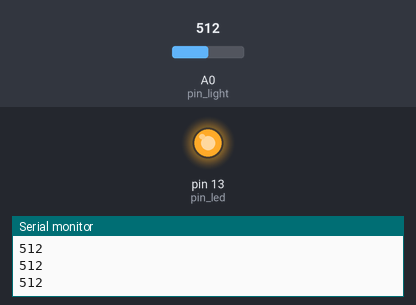
Simulated run of this sketch. Board: Arduino Uno, built with avr-gcc and run on an emulated ATmega328P. Shown: output pins drawn as LEDs (lit = HIGH), the last lines printed to the serial monitor. The inputs (shaded band) are chosen by the test bench; at power-on: A0 (pin_light) = 512.

Above: at 1.2 s.
1.3 s: A0 (pin_light) set to 785
2.8 s: A0 (pin_light) set to 812
At 3.2 s:
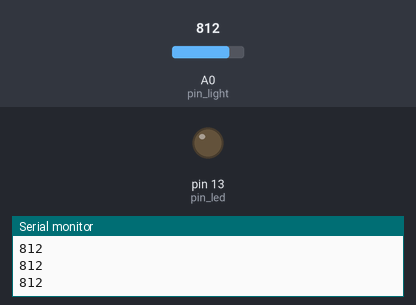
4.3 s: A0 (pin_light) set to 790
At 5.5 s:
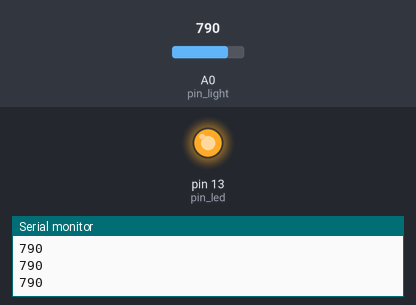
5.8 s: A0 (pin_light) set to 810
At 7.0 s:
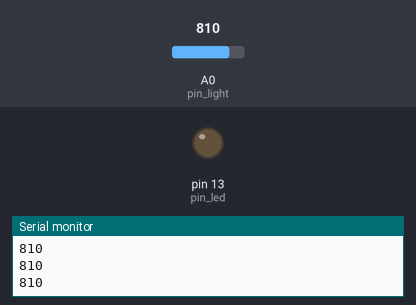
Timing chart, 0 to 8.3 s (numbered marks = the images above; inputs shaded):
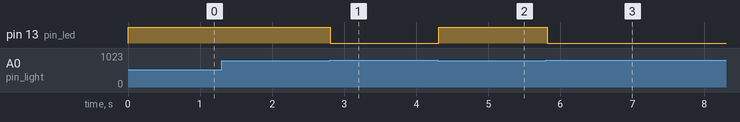

The sketch:

_02._CdS_Sensor.ino
```cpp
int pin_light = 0;
int pin_led = 13;

void setup() {
  Serial.begin(9600);

  pinMode(pin_led, OUTPUT);
}

void loop() {
  int brightness = analogRead(pin_light);

  Serial.println(brightness);

  if (brightness < 800) {
    digitalWrite(pin_led, HIGH);
  } else {
    digitalWrite(pin_led, LOW);
  }

  delay(100);
}
```

Measured:
- the behaviour switches between 799 and 800 on A0 (pin_light) (found by bisection; images 0 and 1)
- after the input at 2.8 s, pin 13 (pin_led): HIGH → LOW at once
- after the input at 4.3 s, pin 13 (pin_led): LOW → HIGH at once
- after the input at 5.8 s, pin 13 (pin_led): HIGH → LOW at once
